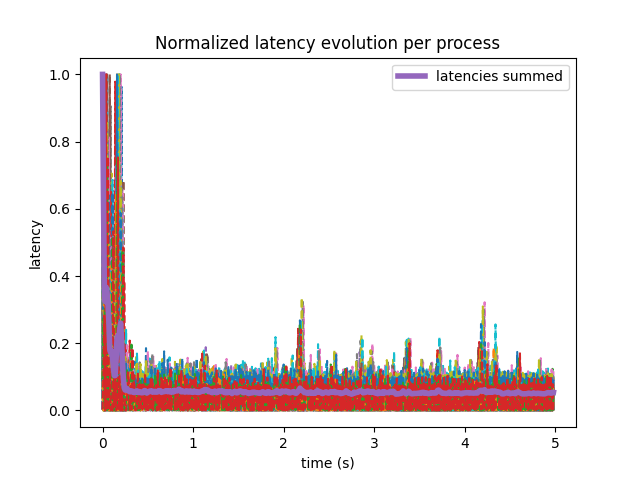

Write the Python code that produced this figure.
import matplotlib.pyplot as plt 
import numpy as np
import sys

N_THREADS = int(sys.argv[1])
k = np.sqrt(N_THREADS).astype(np.int64)

for i in range(k):
    for j in range(k):
        filename = "idle_times/coords_{},{}.txt".format(i, j)
        with open(filename) as f:
            contents = f.read();
            N_ITER = int(contents.splitlines()[0].split()[2])
            dt = float(contents.splitlines()[0].split()[3])

            if i == 0 and j == 0:
                idle_times = np.zeros((N_ITER - 1, k, k))  

            values = list(map(int, contents.splitlines()[1].split()))
            
            for n in range(N_ITER - 1):
                idle_times[n][i][j] = values[n];


for i in range(k): 
    for j in range(k):
        plt.plot(np.arange(0, dt * (N_ITER - 1), dt), idle_times[:, i, j]/np.max(idle_times[:, i, j]), linestyle="--")

latency_sum = np.sum(np.sum(idle_times, axis=1), axis=1)

plt.plot(np.arange(0, dt * (N_ITER - 1), dt), latency_sum[:]/np.max(latency_sum),linewidth=4, label="latencies summed")

plt.xlabel("time (s)")
plt.ylabel("latency")
plt.title("Normalized latency evolution per process")
plt.legend()


plt.savefig("plot_idle_times")

